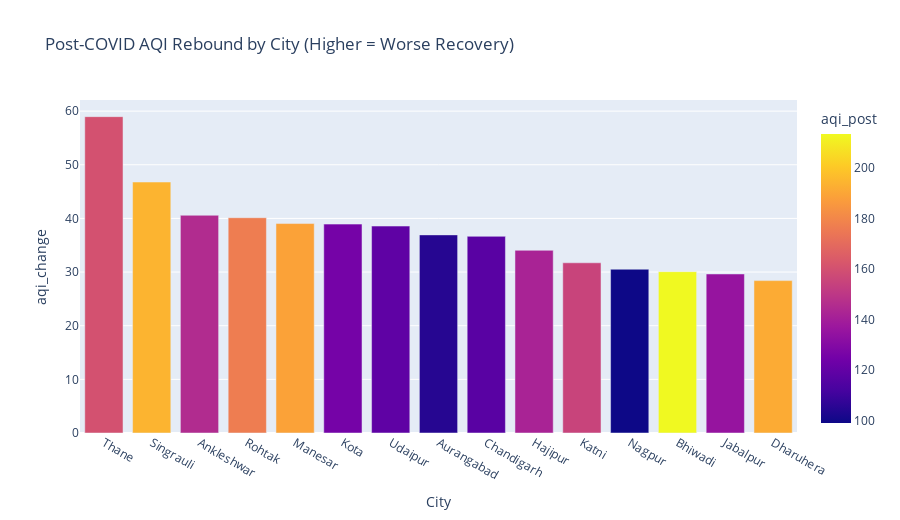

Source (notebook cell):
### Code cell
import plotly.express as px

fig = px.bar(
    compare.head(15),
    x="City",
    y="aqi_change",
    color="aqi_post",
    title="Post-COVID AQI Rebound by City (Higher = Worse Recovery)"
)

fig.update_layout(height=520)

fig.show()

fig.write_html("plots/city_recovery_post_covid.html")

### Figure 1 — Plotly figure (JSON) as saved in the notebook; plotly's stock layout.template omitted (floating-point values rounded to 4 significant figures)
{"data": [{"hovertemplate": "City=%{x}<br>aqi_change=%{y}<br>aqi_post=%{marker.color}<extra></extra>", "legendgroup": "", "marker": {"color": [160.2, 194.2, 145.4, 176.5, 189.0, 125.5, 119.0, 104.6, 117.2, 142.1, 155.0, 99.07, 213.5, 135.4, 191.6], "coloraxis": "coloraxis", "pattern": {"shape": ""}}, "name": "", "orientation": "v", "showlegend": false, "textposition": "auto", "type": "bar", "x": ["Thane", "Singrauli", "Ankleshwar", "Rohtak", "Manesar", "Kota", "Udaipur", "Aurangabad", "Chandigarh", "Hajipur", "Katni", "Nagpur", "Bhiwadi", "Jabalpur", "Dharuhera"], "xaxis": "x", "y": [58.97, 46.78, 40.59, 40.13, 39.04, 38.94, 38.57, 36.93, 36.66, 34.06, 31.73, 30.53, 30.07, 29.64, 28.41], "yaxis": "y"}], "layout": {"barmode": "relative", "coloraxis": {"colorbar": {"title": {"text": "aqi_post"}}, "colorscale": [[0, "#0d0887"], [0.1111, "#46039f"], [0.2222, "#7201a8"], [0.3333, "#9c179e"], [0.4444, "#bd3786"], [0.5556, "#d8576b"], [0.6667, "#ed7953"], [0.7778, "#fb9f3a"], [0.8889, "#fdca26"], [1, "#f0f921"]]}, "height": 520, "legend": {"tracegroupgap": 0}, "title": {"text": "Post-COVID AQI Rebound by City (Higher = Worse Recovery)"}, "xaxis": {"anchor": "y", "domain": [0, 1], "title": {"text": "City"}}, "yaxis": {"anchor": "x", "domain": [0, 1], "title": {"text": "aqi_change"}}}}
